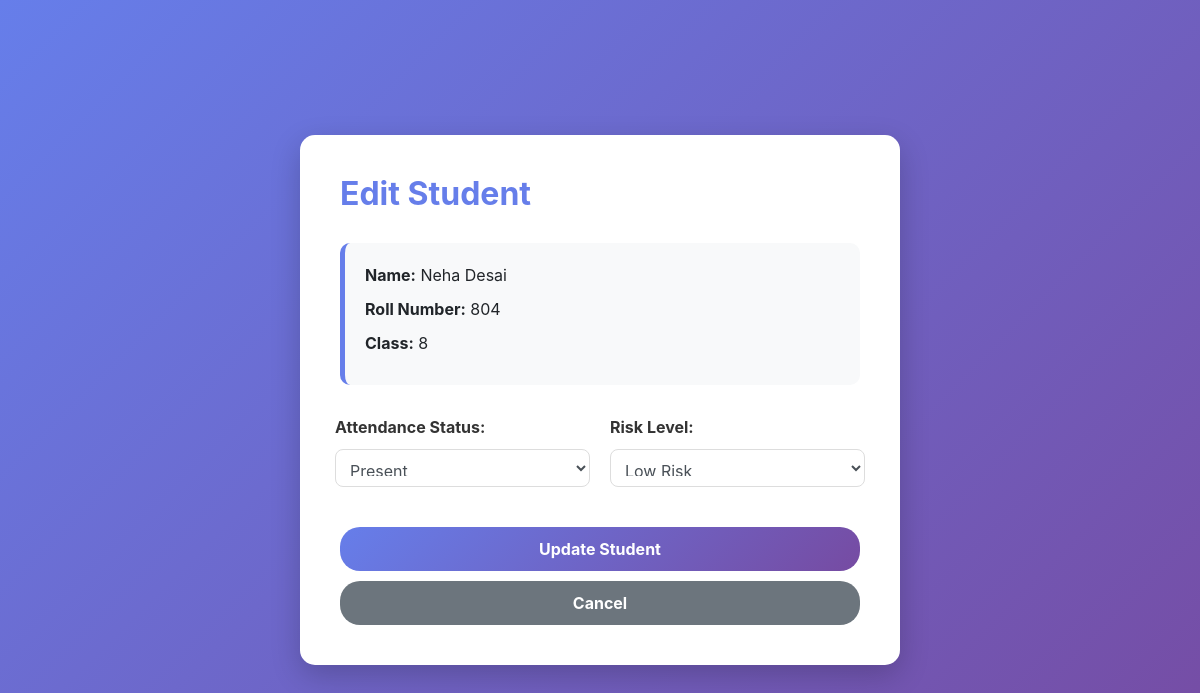
Page /teacher/edit/4 on the committed database.
### app.py (models this page shows, shortened)
class Student(db.Model):
    id = db.Column(db.Integer, primary_key=True)
    name = db.Column(db.String(100), nullable=False)
    roll_number = db.Column(db.String(20), nullable=False, unique=True)
    student_class = db.Column(db.Integer, nullable=False)
    section = db.Column(db.String(10))
    attendance = db.Column(db.String(10), default='Absent')
    progress = db.Column(db.Integer, default=0)
    risk_level = db.Column(db.String(20), default='Low')
    last_active = db.Column(db.DateTime, default=datetime.utcnow)

### app.py (the view)
@app.route('/teacher/edit/<int:id>', methods=['GET', 'POST'])
def edit_student(id):
    student = Student.query.get_or_404(id)
    if request.method == 'POST':
        student.attendance = request.form['attendance']
        student.risk_level = request.form['risk_level']
        db.session.commit()
        flash('Student updated successfully!', 'success')
        return redirect(url_for('dashboard', **{'class': student.student_class}))
    return render_template('edit_student.html', student=student)

### templates/edit_student.html (shortened to what this page needs)
<!DOCTYPE html>
<html lang="en">
<head>
    <link rel="stylesheet" href="https://stackpath.bootstrapcdn.com/bootstrap/4.5.2/css/bootstrap.min.css">
</head>
<body>
    <div class="form-container">
        <h2>Edit Student</h2>
        <div class="student-info">
            <p><strong>Name:</strong> {{ student.name }}</p>
            <p><strong>Roll Number:</strong> {{ student.roll_number }}</p>
            <p><strong>Class:</strong> {{ student.student_class }}</p>
        </div>
        <form method="POST">
            <div class="form-row">
                <div class="form-group">
                    <label for="attendance">Attendance Status:</label>
                    <select class="form-control" id="attendance" name="attendance" required>
                        <option value="Present" {% if student.attendance == 'Present' %}selected{% endif %}>Present</option>
                    </select>
                </div>
                <div class="form-group">
                    <label for="risk_level">Risk Level:</label>
                    <select class="form-control" id="risk_level" name="risk_level" required>
                        <option value="Low" {% if student.risk_level == 'Low' %}selected{% endif %}>Low Risk</option>
                    </select>
                </div>
            </div>
            <button type="submit" class="btn btn-primary mt-4">Update Student</button>
            <a href="/teacher/dashboard?class={{ student.student_class }}" class="btn btn-secondary">Cancel</a>
        </form>
    </div>
</body>
</html>

### templates/edit_student.html (style rules this page uses)
body { background: linear-gradient(135deg, #667eea 0%, #764ba2 100%); min-height: 100vh; display: flex; align-items: center; justify-content: center; }
.form-container { background: white; padding: 40px; border-radius: 15px; box-shadow: 0 10px 30px rgba(0, 0, 0, 0.2); max-width: 600px; width: 100%; }
.form-container h2 { color: #667eea; margin-bottom: 30px; font-weight: bold; }
.form-group label { font-weight: bold; color: #333; margin-bottom: 10px; }
.btn-primary { background: linear-gradient(135deg, #667eea 0%, #764ba2 100%); border: none; padding: 10px 30px; border-radius: 20px; font-weight: bold; width: 100%; }
.btn-secondary { background: #6c757d; border: none; padding: 10px 30px; border-radius: 20px; font-weight: bold; width: 100%; margin-top: 10px; }
.student-info { background: #f8f9fa; padding: 20px; border-radius: 10px; margin-bottom: 30px; border-left: 5px solid #667eea; }
.student-info p { margin-bottom: 10px; }
.form-row { display: grid; grid-template-columns: 1fr 1fr; gap: 20px; }
.form-control { border-radius: 8px; border: 1px solid #ddd; padding: 10px; }

### rows in the picture
Student: name "Neha Desai", roll_number "804", student_class "8", attendance "Present", risk_level "Low Risk"
